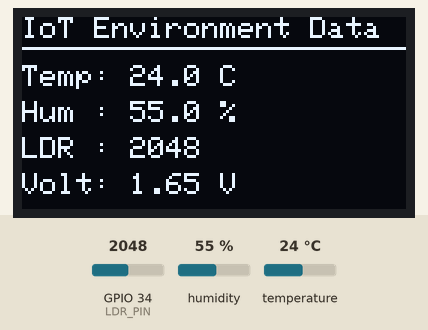
This program was run on a simulated ESP32. On the bench: 128×64 one-colour display. The test bench sets the inputs (shaded band); at power-on: humidity 55 %, GPIO 34 (LDR_PIN) = 2048, temperature 24 °C. What the program prints to the serial monitor is not drawn.

Above: at 3.2 s.
3.3 s: humidity set to 22 %
At 5.0 s:
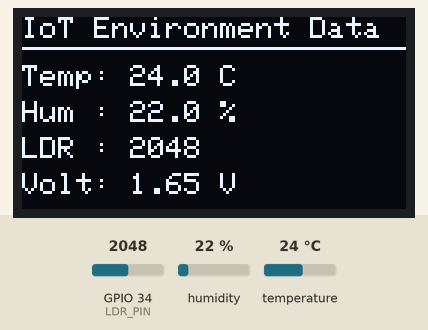
6.0 s: GPIO 34 (LDR_PIN) set to 2866
At 7.4 s:
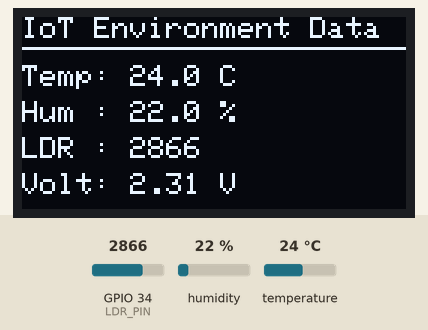
8.7 s: temperature set to 12 °C
At 10.9 s:
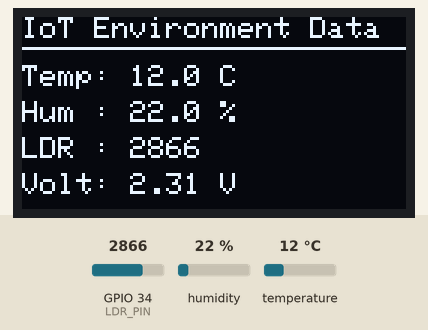
11.8 s: GPIO 34 (LDR_PIN) set to 3603
At 13.3 s:
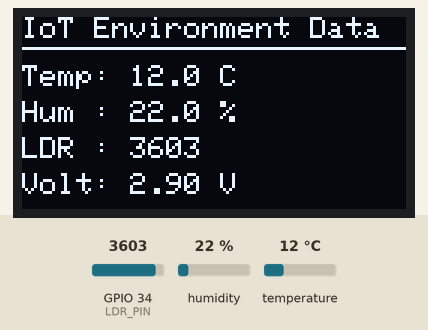
14.5 s: humidity set to 40 %
At 16.9 s:
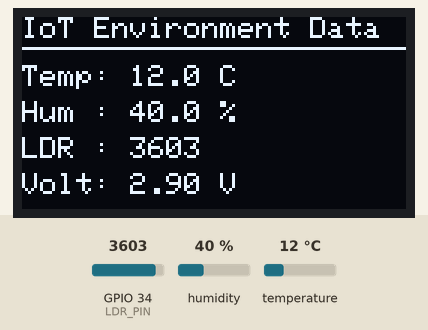
18.0 s: GPIO 34 (LDR_PIN) set to 4095
At 19.3 s:
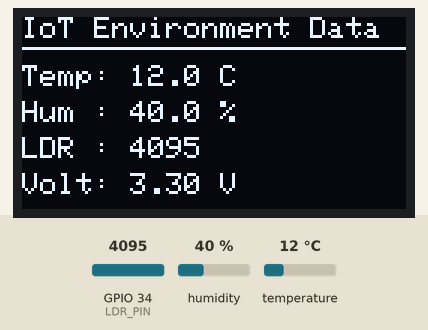
Timing chart, 0 to 21.0 s (numbered marks = the images above; inputs shaded):
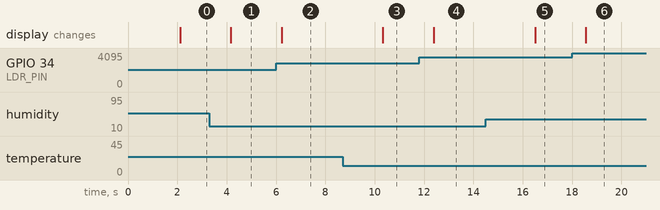

Measured:
- after the input at 3.3 s, the display: changes after 0.87 s (image 1)
- after the input at 6.0 s, the display: changes after 0.22 s (image 2)
- after the input at 8.7 s, the display: changes after 1.6 s (image 3)
- after the input at 11.8 s, the display: changes after 0.59 s (image 4)
- after the input at 14.5 s, the display: changes after 2.0 s (image 5)
- after the input at 18.0 s, the display: changes after 0.56 s (image 6)

The program:

main.cpp
```cpp
//Name:Nimra javed                    Reg no. 23-NTU-CS-1082
//Section: BS-CS_5th B
//Title: DHT and LDR Hometask week 6

#include <Arduino.h>
#include <Wire.h>
#include <Adafruit_GFX.h>
#include <Adafruit_SSD1306.h>
#include <DHT.h>

// --- Pin Configuration ---
#define DHTPIN 14        // DHT22 data pin
#define DHTTYPE DHT11    // Sensor type: DHT22 (or DHT11 if needed)
#define LDR_PIN 34       // LDR connected to analog pin 34
#define SDA_PIN 21       // I2C SDA pin
#define SCL_PIN 22       // I2C SCL pin

// --- OLED Display Settings ---
#define SCREEN_WIDTH 128
#define SCREEN_HEIGHT 64
#define OLED_ADDR 0x3C
Adafruit_SSD1306 display(SCREEN_WIDTH, SCREEN_HEIGHT, &Wire, -1);

// --- DHT Sensor Setup ---
DHT dht(DHTPIN, DHTTYPE);

// --- Setup Function ---
void setup() {
  Serial.begin(115200);
  Serial.println("ESP32 IoT Sensor System Starting...");

  // Initialize I2C for OLED
  Wire.begin(SDA_PIN, SCL_PIN);

  // Initialize OLED Display
  if (!display.begin(SSD1306_SWITCHCAPVCC, OLED_ADDR)) {
    Serial.println("SSD1306 allocation failed!");
    while (true); // Stop if display not found
  }

  display.clearDisplay();
  display.setTextColor(SSD1306_WHITE);
  display.setTextSize(1);
  display.setCursor(0, 0);
  display.println("Initializing sensors...");
  display.display();

  // Initialize DHT Sensor
  dht.begin();
  delay(2000); // Wait for sensors to stabilize
}

// --- Main Loop ---
void loop() {
  // Read DHT22 sensor data
  float temperature = dht.readTemperature();
  float humidity = dht.readHumidity();

  // Read LDR analog value
  int ldrValue = analogRead(LDR_PIN);
  float voltage = (ldrValue / 4095.0) * 3.3;

  // Check for invalid sensor readings
  if (isnan(temperature) || isnan(humidity)) {
    Serial.println("Failed to read from DHT sensor!");
    return;
  }

  // --- Serial Output ---
  Serial.println("=================================");
  Serial.printf("Temperature: %.2f °C\n", temperature);
  Serial.printf("Humidity: %.2f %%\n", humidity);
  Serial.printf("LDR ADC: %d  |  Voltage: %.2f V\n", ldrValue, voltage);
  Serial.println("=================================\n");

  // --- OLED Display Output ---
  display.clearDisplay();
  display.setTextSize(1);
  display.setCursor(0, 0);
  display.println("IoT Environment Data");
  display.drawLine(0, 10, 127, 10, SSD1306_WHITE);

  display.setCursor(0, 16);
  display.printf("Temp: %.1f C", temperature);

  display.setCursor(0, 28);
  display.printf("Hum : %.1f %%", humidity);

  display.setCursor(0, 40);
  display.printf("LDR : %d", ldrValue);

  display.setCursor(0, 52);
  display.printf("Volt: %.2f V", voltage);

  display.display();

  delay(2000); // Update every 2 seconds
}
```
